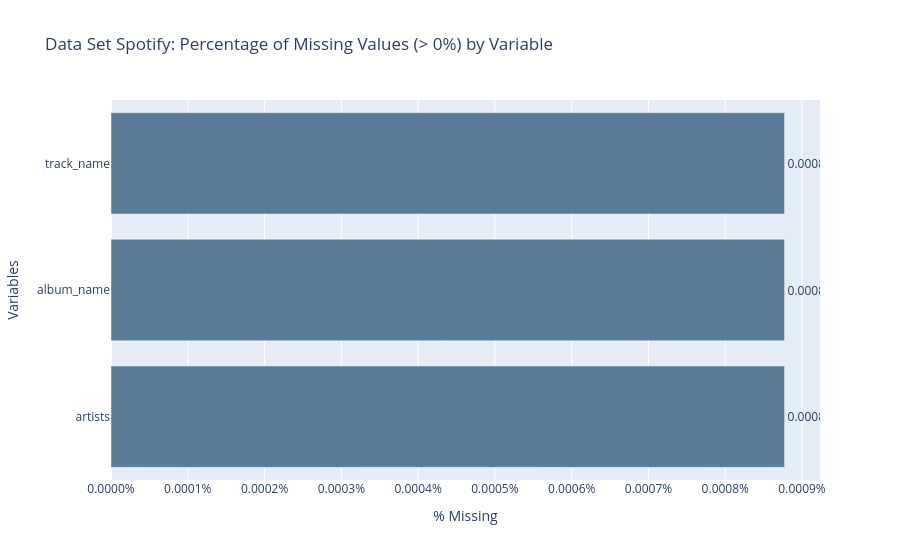

This figure's notebook cell:
### Code cell
df_miss_sp = df_null_sp[df_null_sp['Percentage (%)'] > 0].sort_values(by='Percentage (%)', ascending=False)

if not df_miss_sp.empty:
    # issues with matplotlib so plotly library was used
    fig = px.bar(
        df_miss_sp,
        x='Percentage (%)',
        y=df_miss_sp.index,
        orientation='h',
        title='Data Set Spotify: Percentage of Missing Values (> 0%) by Variable',
        text='Percentage (%)' 
    )

    # customization and formating
    fig.update_traces(
        marker_color='#5b7c99', 
        texttemplate='%{text:.10f}%', 
        textposition='outside'
    )
    
    # margin and interface
    fig.update_layout(
        yaxis_title="Variables", 
        xaxis_title="% Missing",
        yaxis={'categoryorder':'total ascending'} # Ordena de mayor a menor
    )

    fig.update_xaxes(tickformat=".4f", ticksuffix="%")
    fig.show()
else:
    print("There is no Nulls Values to show")

### Figure 1 — Plotly figure (JSON) as saved in the notebook; plotly's stock layout.template omitted (floating-point values rounded to 4 significant figures)
{"data": [{"hovertemplate": "Percentage (%)=%{text}<br>index=%{y}<extra></extra>", "legendgroup": "", "marker": {"color": "#5b7c99", "pattern": {"shape": ""}}, "name": "", "orientation": "h", "showlegend": false, "text": [0.0008772, 0.0008772, 0.0008772], "textposition": "outside", "texttemplate": "%{text:.10f}%", "type": "bar", "x": [0.0008772, 0.0008772, 0.0008772], "xaxis": "x", "y": ["artists", "album_name", "track_name"], "yaxis": "y"}], "layout": {"barmode": "relative", "legend": {"tracegroupgap": 0}, "title": {"text": "Data Set Spotify: Percentage of Missing Values (> 0%) by Variable"}, "xaxis": {"anchor": "y", "domain": [0, 1], "tickformat": ".4f", "ticksuffix": "%", "title": {"text": "% Missing"}}, "yaxis": {"anchor": "x", "categoryorder": "total ascending", "domain": [0, 1], "title": {"text": "Variables"}}}}
